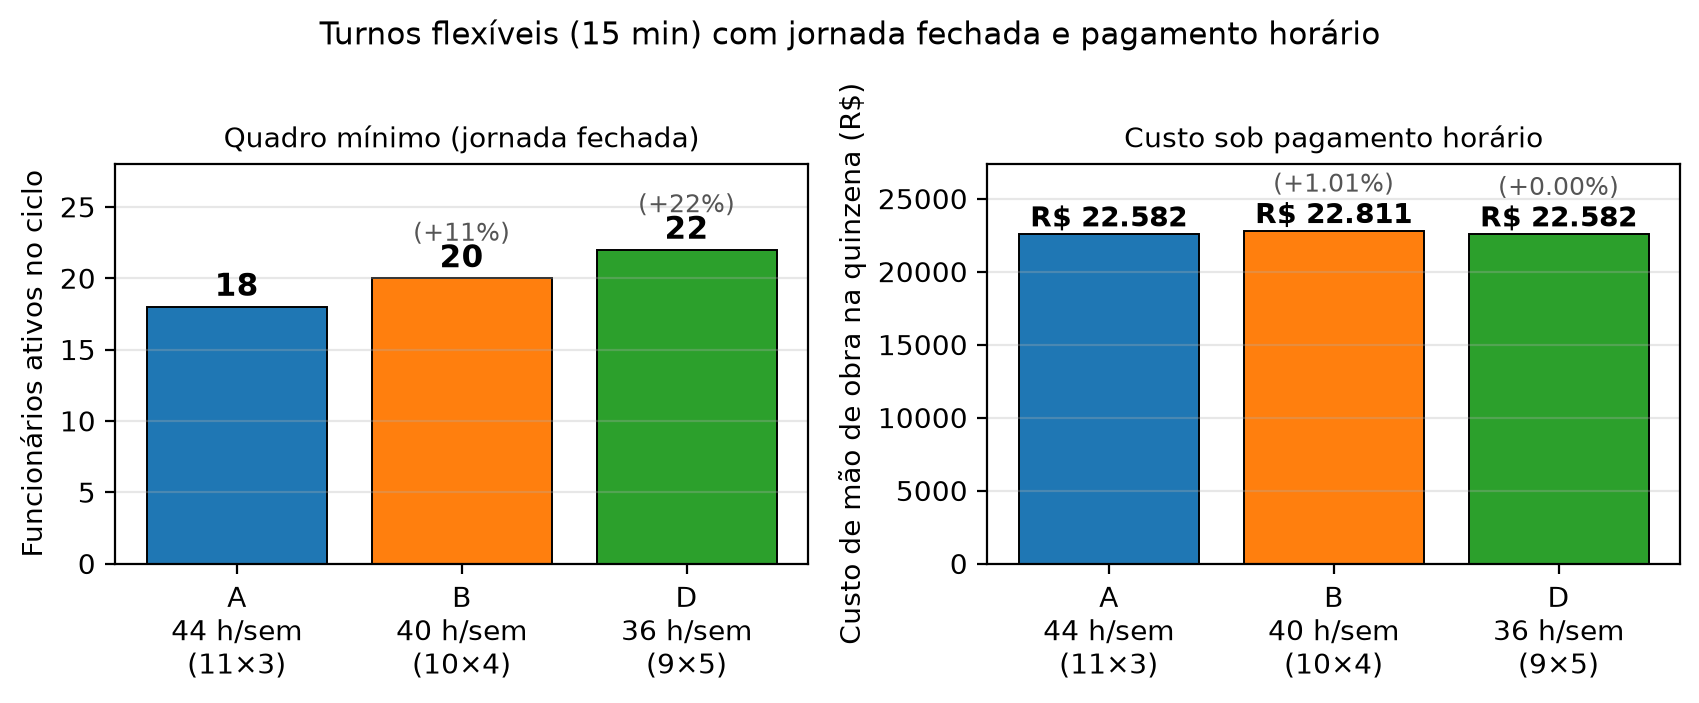

Write Python code to recreate this figure.
# -*- coding: utf-8 -*-
"""
Gera fig6_quadro.png: comparacao do quadro de funcionarios e do custo total
sob turnos flexiveis com jornada fechada (igualdade de horas) e pagamento
horario, para os tres regimes regulatorios A/B/D.

Le o JSON consolidado com granularidade de 15 minutos:
    resultados_flexivel_jornada_fechada_15min.json
"""
import json
import os
import matplotlib
matplotlib.use("Agg")
import matplotlib.pyplot as plt

plt.rcParams.update({
    "font.size": 10,
    "figure.dpi": 200,
    "font.family": "DejaVu Sans",
})

HERE = os.path.dirname(os.path.abspath(__file__))
SRC = os.path.join(HERE, "resultados_flexivel_jornada_fechada_15min.json")
OUT = os.path.join(HERE, "fig6_quadro.png")

with open(SRC, "r", encoding="utf-8") as f:
    R = json.load(f)

ordem = ["A", "B", "D"]
rotulos = [
    "A\n44 h/sem\n(11×3)",
    "B\n40 h/sem\n(10×4)",
    "D\n36 h/sem\n(9×5)",
]
ativos = [R[k]["funcionarios_ativos"] for k in ordem]
custo = [R[k]["custo_mo"] for k in ordem]
horas = [R[k]["horas_pagas"] for k in ordem]

fig, axes = plt.subplots(1, 2, figsize=(8.6, 3.4))

# ---- Esq.: funcionarios ativos
ax = axes[0]
cores = ["#1f77b4", "#ff7f0e", "#2ca02c"]
bars = ax.bar(rotulos, ativos, color=cores, edgecolor="black", linewidth=0.7)
for b, v in zip(bars, ativos):
    ax.text(b.get_x() + b.get_width() / 2, v + 0.25, f"{v}",
            ha="center", va="bottom", fontsize=11, fontweight="bold")
ax.set_ylabel("Funcionários ativos no ciclo")
ax.set_ylim(0, max(ativos) + 6)
ax.set_title("Quadro mínimo (jornada fechada)", fontsize=10)
ax.grid(alpha=0.3, axis="y")

# anota variacao percentual sobre baseline A
base = ativos[0]
for i, v in enumerate(ativos):
    if i == 0:
        continue
    pct = 100 * (v - base) / base
    ax.text(i, v + 2.2, f"(+{pct:.0f}%)", ha="center", va="bottom",
            fontsize=9, color="#555")

# ---- Dir.: custo total quinzenal
ax = axes[1]
bars = ax.bar(rotulos, custo, color=cores, edgecolor="black", linewidth=0.7)
for b, v in zip(bars, custo):
    ax.text(b.get_x() + b.get_width() / 2, v + 60, f"R$ {v:,.0f}".replace(",", "."),
            ha="center", va="bottom", fontsize=10, fontweight="bold")
ax.set_ylabel("Custo de mão de obra na quinzena (R\\$)")
ax.set_ylim(0, max(custo) * 1.20)
ax.set_title("Custo sob pagamento horário", fontsize=10)
ax.grid(alpha=0.3, axis="y")

base_c = custo[0]
for i, v in enumerate(custo):
    if i == 0:
        continue
    pct = 100 * (v - base_c) / base_c
    sinal = "+" if pct >= 0 else ""
    ax.text(i, v + custo[0] * 0.10, f"({sinal}{pct:.2f}%)",
            ha="center", va="bottom", fontsize=9, color="#555")

fig.suptitle(
    "Turnos flexíveis (15 min) com jornada fechada e pagamento horário",
    fontsize=11, y=1.02,
)
fig.tight_layout()
fig.savefig(OUT, bbox_inches="tight")
print(f"OK -> {OUT}")
print("Resumo:")
for k, lab, a, h, c in zip(ordem, rotulos, ativos, horas, custo):
    print(f"  {k}: {a} ativos, {h:.0f} h pagas, R$ {c:,.2f}")
